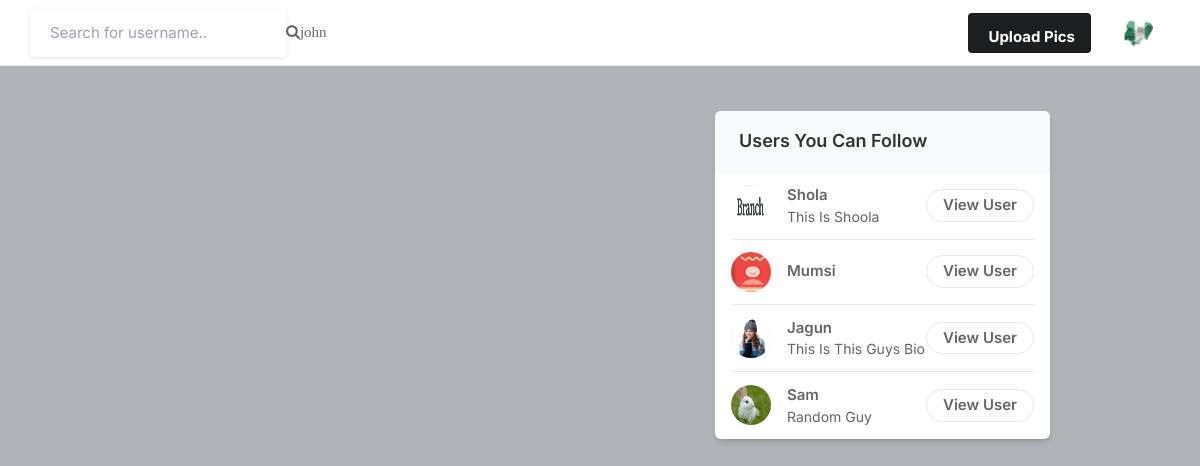
/ (signed in), run on the app's committed database.
### core/models.py (models this page shows)
class profile(models.Model):
    user = models.ForeignKey(User, on_delete=models.CASCADE)
    id_user = models.IntegerField()
    bio = models.TextField(blank=True)
    profileimg = models.ImageField(upload_to="profile_images", default="book-icon.png")
    location = models.CharField(max_length=100, blank=True)
    def __str__(self):
        return self.user.username

### core/views.py (the view)
# urls.py: path("", views.index, name='index'),
@login_required(login_url='signin')
def index(request):
    user_object = User.objects.get(username = request.user.username)
    user_profile = profile.objects.get(user = user_object)
    user_following_list = []
    feed = []
    user_following = FollowersCount.objects.filter(follower = user_profile)
    for users in user_following:
        user_following_list.append(users)
    for usernames in user_following_list:
        user_object = User.objects.get(username = usernames)
        user_profile = profile.objects.get(user = user_object)
        feed_lists = Post.objects.filter(user = user_profile)
        feed.append(feed_lists)
    feed_list = list(chain(*feed))
    post = Post.objects.all()
    all_users = User.objects.all()
    user_following_all = []
    for user in user_following:
        user_list = User.objects.get(username = user.user)
        user_following_all.append(user_list)
    new_suggestion_list = [x for x in list(all_users) if (x not in list(user_following_all))]
    current_user = User.objects.filter(username = request.user.username)
    final_suggestion_list = [x for x in list(new_suggestion_list) if (x not in list(current_user))]
    random.shuffle(final_suggestion_list)
    username_profile = []
    username_profile_list = []
    for users in final_suggestion_list:
        username_profile.append(users.id)
    for ids in username_profile:
        profile_lists = profile.objects.filter(id_user = ids)
        username_profile_list.append(profile_lists)
    suggestions_username_profile_list = list(chain(*username_profile_list))
    context = {
        'user_profile':user_profile,
        'post': feed_list,
        'suggestions_username_profile_list':suggestions_username_profile_list[:4]
    }
    return render(request, 'index.html', context)

### templates/index.html (shortened to what this page needs)
{% load static %}
<!DOCTYPE html>
<html lang="en">
<head>
    <link rel="stylesheet" href="{% static 'assets/css/icons.css' %}">
    <link rel="stylesheet" href="{% static 'assets/css/uikit.css' %}">
    <link rel="stylesheet" href="{% static 'assets/css/style.css' %}">
    <link rel="stylesheet" href="{% static 'assets/css/tailwind.css' %}">
    <link rel="stylesheet" href="https://cdnjs.cloudflare.com/ajax/libs/font-awesome/4.7.0/css/font-awesome.min.css">
</head>
<body>
    <header>
        <div class="header_inner">
            <form action="/search" method="post">
                <div class="left-side">
                    <input type="text" name="username" placeholder="Search for username..">
                    <button type="submit"><i class="fa fa-search fa-1x">john</i></button>
                </div>
            </form>
            <div class="right-side lg:pr-4">
                <a href="#"
                    class="bg-pink-500 flex font-bold hidden hover:bg-pink-600 hover:text-white inline-block items-center lg:block max-h-10 mr-4 px-4 py-2 rounded shado text-white">
                              Upload Pics
                </a>
                <a href="#">
                    <img src="{{ user_profile.profileimg.url }}" class="header-avatar" alt="">
                </a>
            </div>
        </div>
    </header>
    <div class="container m-auto">
        <div class="lg:flex justify-center lg:space-x-10 lg:space-y-0 space-y-5">
            <div class="space-y-5 flex-shrink-0 lg:w-7/12">
            </div>
            <div class="lg:w-5/12">
                <div class="bg-white  shadow-md rounded-md overflow-hidden">
                    <div class="bg-gray-50  border-b border-gray-100 flex items-baseline justify-between py-4 px-6 ">
                        <h2 class="font-semibold text-lg">Users You Can Follow</h2>
                    </div>
                    <div class="divide-gray-300 divide-gray-50 divide-opacity-50 divide-y px-4 ">
                        {% for sugestion in suggestions_username_profile_list %}
                        <div class="flex items-center justify-between py-3">
                            <div class="flex flex-1 items-center space-x-4">
                                <a href="profile.html">
                                    <img src="{{sugestion.profileimg.url}}"
                                        class="bg-gray-200 rounded-full w-10 h-10">
                                </a>
                                <div class="flex flex-col">
                                    <span class="block capitalize font-semibold"> {{sugestion.user}} </span>
                                    <span class="block capitalize text-sm"> {{sugestion.bio }} </span>
                                </div>
                            </div>
                            <a href="/userProfile/{{sugestion.user}}"
                                class="border border-gray-200 font-semibold px-4 py-1 rounded-full hover:bg-pink-600 hover:text-white hover:border-pink-600 ">
                                View User </a>
                        </div>
                        {% endfor %}
                    </div>
                </div>
            </div>
        </div>
    </div>
</body>
</html>

### static/assets/css/style.css (style rules this page uses)
body { background-color: #B0B3B8!important; }
button { vertical-align: middle; }
input { height: 48px; line-height: 48px; padding: 0 20px; outline: none; font-size: 15px; color: #808080; max-width: 100%; width: 100%; -webkit-box-sizing: border-box; box-sizing: border-box; display: block; font-weight: 400; opacity: 1; border-radius: 4px; border: none; -webkit-box-shadow: 0 1px 4px 0px rgba(0, 0, 0, 0.12); box-shadow: 0 1px 4px 0px rgba(0, 0, 0, 0.12); }
input[type="text"], input[type="password"], input[type="email"], input[type="number"] { height: 48px; line-height: 48px; padding: 0 20px; outline: none; font-size: 15px; color: #808080; max-width: 100%; width: 100%; -webkit-box-sizing: border-box; box-sizing: border-box; display: block; font-weight: 400; opacity: 1; border-radius: 4px; border: none; -webkit-box-shadow: 0 1px 4px 0px rgba(0, 0, 0, 0.12); box-shadow: 0 1px 4px 0px rgba(0, 0, 0, 0.12); }
input { -webkit-transition: all 0.1s ease-in-out; transition: all 0.1s ease-in-out; }
::placeholder { color: #808080; opacity: 1; }
button { border: none; margin: 0; padding: 0; width: auto; overflow: visible; background: transparent; color: inherit; font: inherit; line-height: normal; cursor: pointer; }
a { color: #be185d; -webkit-transition: 0.3s; transition: 0.3s; outline: none !important; }
button { outline: none !important; }
img { max-width: 100%; }
body { color: #666; font-size: 15px; line-height: 27px; background-color: #f0f2f5; font-family: "Inter", sans-serif; text-transform: none; }
h1, h2, h3, h4, h5, h6 { font-family: "Inter", sans-serif; text-transform: none; }
input[type="text"], input[type="password"], input[type="email"] { font-family: "Inter", sans-serif; text-transform: none; }
button, body .pac-container { font-family: "Inter", sans-serif; text-transform: none; }
h1, h2, h3, h4, h5, h6 { color: #333; font-weight: 500; margin: 0; padding: 0; }
h2 { font-size: 26px; }
@media (min-width: 1024px) { .container { max-width: 900px !important; padding-top: 45px; } }
header { background-color: #fff; left: 0; right: 0; top: 0; z-index: 99; height: 66px; display: -webkit-box; display: -ms-flexbox; display: flex; -webkit-box-align: center; -ms-flex-align: center; align-items: center; border-bottom: 1px solid #e5e7eb; }
header .header_inner { display: -webkit-box; display: -ms-flexbox; display: flex; -webkit-box-align: center; -ms-flex-align: center; align-items: center; max-width: 1090px; margin: auto; width: 100%; max-width: 100% !important; padding: 0 30px; }
header .header_inner .left-side { display: -webkit-box; display: -ms-flexbox; display: flex; -webkit-box-align: center; -ms-flex-align: center; align-items: center; }
header .header_inner .right-side { display: -webkit-box; display: -ms-flexbox; display: flex; -webkit-box-align: center; -ms-flex-align: center; align-items: center; -webkit-box-pack: end; -ms-flex-pack: end; justify-content: flex-end; margin-left: auto; }
header .header_inner .right-side .header-avatar { width: 32px; height: 32px; border-radius: 100%; margin-left: 15px; }

### data on the page
profile: profileimg (picture)
profile: profileimg (picture), user "Shola", bio "This Is Shoola"
profile: profileimg (picture), user "Mumsi"
profile: profileimg (picture), user "Jagun", bio "This Is This Guys Bio"
profile: profileimg (picture), user "Sam", bio "Random Guy"
